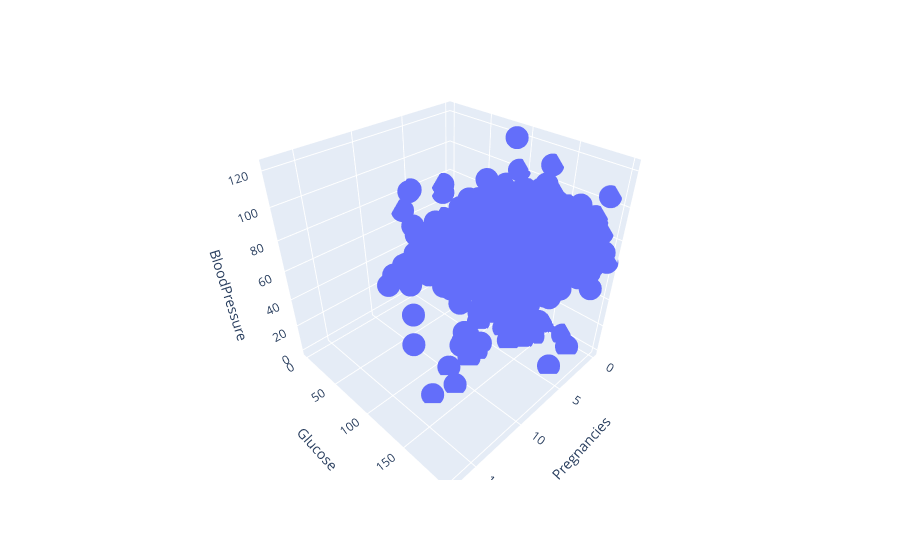

The code cell stored with this chart in its notebook:
### Code cell
import plotly.express as px
px.scatter_3d(df,x=df.Pregnancies,y=df.Glucose,z=df.BloodPressure)

### Figure 1 — Plotly figure (JSON) as saved in the notebook; plotly's stock layout.template omitted (floating-point values rounded to 4 significant figures; data arrays with more than 128 entries replaced by an {"elided": "..."} marker saying what was removed)
{"data": [{"hovertemplate": "Pregnancies=%{x}<br>Glucose=%{y}<br>BloodPressure=%{z}<extra></extra>", "legendgroup": "", "marker": {"color": "#636efa", "symbol": "circle"}, "mode": "markers", "name": "", "scene": "scene", "showlegend": false, "type": "scatter3d", "x": {"elided": "768 int values"}, "y": {"elided": "768 int values"}, "z": {"elided": "768 int values"}}], "layout": {"legend": {"tracegroupgap": 0}, "margin": {"t": 60}, "scene": {"domain": {"x": [0, 1], "y": [0, 1]}, "xaxis": {"title": {"text": "Pregnancies"}}, "yaxis": {"title": {"text": "Glucose"}}, "zaxis": {"title": {"text": "BloodPressure"}}}}}
